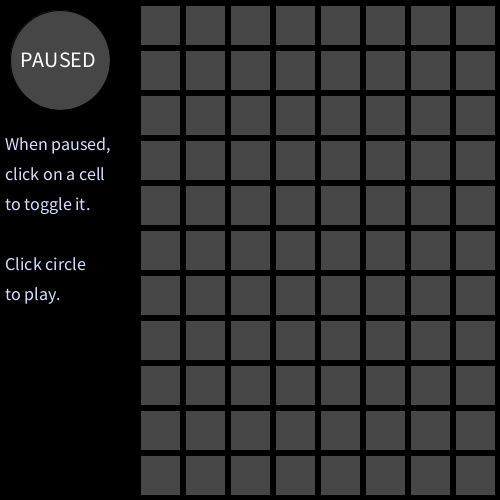
Frame 1 (no input)
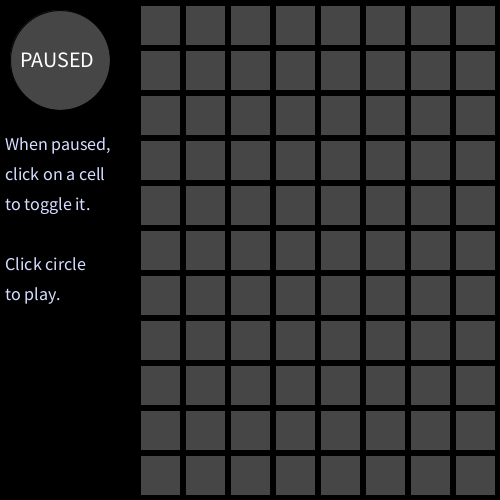
Frame 60 (the mouse pressed at the canvas centre just before this capture)
Frame 120 (the mouse held since frame 60 and released just before this capture): identical to frame 60, image omitted

The Processing sketch that drew these frames (run headless with seeded random() and noise(); from frame 60 on, the mouse is pressed at the canvas centre):

// Processing sketch: processing_100853
// ── processing_100853.pde

import java.util.*;

ArrayList<Box> Boxlist;
boolean[][] state, newstate;
boolean update;
color ON, OFF, INST;
int gridwidth, gridheight, gridxoffset, gridyoffset, boxwidth, boxgap, framesper, framecount;
Button button;

void setup() {
  size(500,500);
  background(0);
  frameRate(30);
  ellipseMode(CENTER);
  textSize(22);
  
  ON = color(255,255,255);
  OFF = color(70,70,70);
  INST = color(#D6DEFF);
 
  update = false;
  
  gridwidth = 8;
  gridheight = 11;
  gridxoffset = 140;
  gridyoffset = 5;
  boxwidth = 40;
  boxgap = 5;
  framesper = 20;
  framecount = 0;
  
  Boxlist = new ArrayList<Box>();
  state = new boolean[gridwidth][gridheight];
  newstate = new boolean[gridwidth][gridheight];
  button = new Button(60,60,100);
  
  for(int i = 0; i < gridwidth * gridheight; i++) {
    int ix = i % gridwidth;
    int iy = (int)(i / gridwidth);
    int x = ix * (boxwidth + boxgap) + gridxoffset;
    int y = iy * (boxwidth + boxgap) + gridyoffset;
    Boxlist.add(new Box(ix, iy, x, y, boxwidth));
  }
}

void draw() {
  background(0);
  
  if(update) {
    framecount++;
    if(framecount == framesper) {
       framecount = 0;
       updateCells(); 
    }
  }
  
  button.draw();
  for(Box box : Boxlist)  
    box.draw();
    
  fill(INST);
  textSize(18);
  text("When paused, ", 5, 150);
  text("click on a cell", 5, 180);
  text("to toggle it.", 5, 210);
  text("Click circle", 5, 270);
  text("to play.", 5, 300);
}

void mouseClicked() {
  if(!update)
    for(Box box : Boxlist) 
      if(box.mouseOver()) break;
      
  button.mouseOver();
}

void updateCells() {
  for (int x = 0; x < gridwidth; x++) { 
    for (int y = 0; y < gridheight; y++) {
      int count = neighbors(x, y);
      if((count == 2 || count == 3 ) && state[x][y] == true) newstate[x][y] = true;
      if(count == 3 && state[x][y] == false) newstate[x][y]= true;
    }
  } 
  
  state = newstate;
  newstate = new boolean[gridwidth][gridheight];
}

int neighbors(int x, int y) {
  int result = 0;
   //top left
   if(state[(x + gridwidth - 1) % gridwidth][(y + 1) % gridheight]) result++; 
   //top center
   if(state[x][(y + 1) % gridheight]) result++;  
   //top right
   if(state[(x + 1) % gridwidth][(y + 1) % gridheight]) result++;  
   //right cener
   if(state[(x + 1) % gridwidth][y]) result++;  
   //bottom right
   if(state[(x + 1) % gridwidth][(y + gridheight - 1) % gridheight]) result++;  
   //bottom center
   if(state[x][(y + gridheight - 1) % gridheight]) result++;  
   //bottom left
   if(state[(x + gridwidth - 1) % gridwidth][(y + gridheight - 1) % gridheight]) result++; 
   //left center
   if(state[(x + gridwidth - 1) % gridwidth][y]) result++;
   
   return result;
}
class Box {
  int ix, iy, x, y, s;
  
  Box(int IX, int IY, int X, int Y, int S) {
    ix = IX;
    iy = IY;
    x = X;
    y = Y;
    s = S;
  }
  
  void toggle() {
    state[ix][iy] = !state[ix][iy];
  }
  
  void draw() {
    if(state[ix][iy]) fill(ON);
    else fill(OFF);
    rect(x, y, s, s);
  }
  
  boolean mouseOver() {
    if(mouseX >= x && mouseX <= x + s && 
      mouseY >= y && mouseY <= y + s) {
      this.toggle();
      return true;
    }
    else return false;
  }
}

class Button{
 int x, y;
 float r;
 
  Button(int X, int Y, float R) {
    x = X;
    y = Y;
    r = R;
  }
  
  void draw() {
    if(update) {
      fill(ON);
      ellipse(x, y, r, r);
      fill(OFF);
      textSize(22);
      text("PLAYING", x - 45, y + 7 ); 
    } else {
      fill(OFF);
      ellipse(x, y, r, r);
      fill(ON);
      textSize(22);
      text("PAUSED", x - 40, y + 7 ); 
    }
  }
  
  void mouseOver() {
    float distance = sqrt((mouseX - x) * (mouseX - x) + (mouseY - y) * (mouseY - y));
    if(distance < (r / 2)) update = !update;
  }
}
